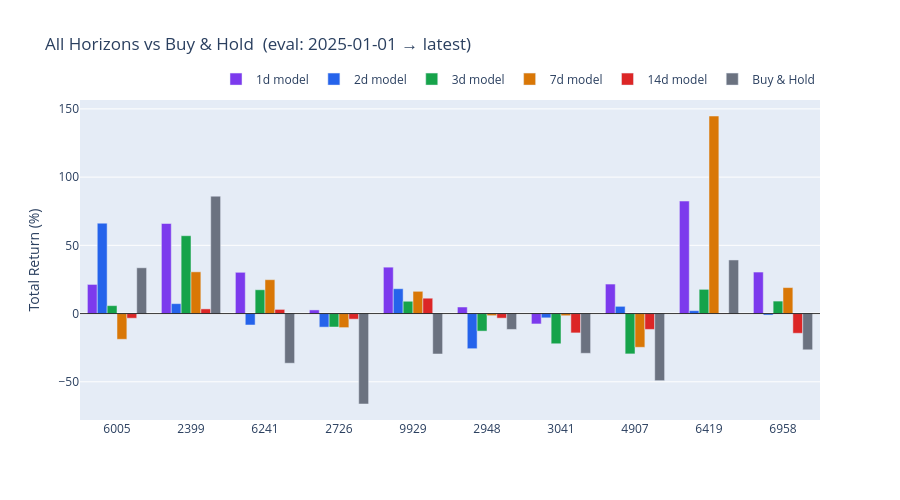

Notebook source saved alongside this figure:
### Code cell
BT2.plot_multi_horizon_summary(bt_results, active_horizons)

### Figure 1 — Plotly figure (JSON) as saved in the notebook; plotly's stock layout.template omitted (floating-point values rounded to 4 significant figures)
{"data": [{"marker": {"color": "#7c3aed"}, "name": "1d model", "type": "bar", "x": ["6005", "2399", "6241", "2726", "9929", "2948", "3041", "4907", "6419", "6958"], "y": [21.36, 66, 30.25, 2.69, 34.01, 4.82, -7.6, 21.64, 82.46, 30.43]}, {"marker": {"color": "#2563eb"}, "name": "2d model", "type": "bar", "x": ["6005", "2399", "6241", "2726", "9929", "2948", "3041", "4907", "6419", "6958"], "y": [66.25, 7.28, -8.38, -9.94, 18.22, -25.73, -3.13, 5.31, 2.13, -1.07]}, {"marker": {"color": "#16a34a"}, "name": "3d model", "type": "bar", "x": ["6005", "2399", "6241", "2726", "9929", "2948", "3041", "4907", "6419", "6958"], "y": [5.82, 57.06, 17.45, -9.85, 9.03, -12.85, -22.12, -29.55, 17.75, 9.16]}, {"marker": {"color": "#d97706"}, "name": "7d model", "type": "bar", "x": ["6005", "2399", "6241", "2726", "9929", "2948", "3041", "4907", "6419", "6958"], "y": [-18.85, 30.59, 24.83, -10.28, 16.32, -1.52, -1.57, -24.71, 144.8, 19.05]}, {"marker": {"color": "#dc2626"}, "name": "14d model", "type": "bar", "x": ["6005", "2399", "6241", "2726", "9929", "2948", "3041", "4907", "6419", "6958"], "y": [-3.4, 3.44, 3.06, -4.1, 11.27, -3.35, -14.17, -11.61, 0.15, -14.42]}, {"marker": {"color": "#6b7280"}, "name": "Buy & Hold", "type": "bar", "x": ["6005", "2399", "6241", "2726", "9929", "2948", "3041", "4907", "6419", "6958"], "y": [33.56, 86.03, -36.38, -66.26, -29.62, -11.63, -29.11, -49.18, 39.29, -26.55]}], "layout": {"barmode": "group", "height": 500, "legend": {"orientation": "h", "x": 1, "xanchor": "right", "y": 1.02, "yanchor": "bottom"}, "shapes": [{"line": {"color": "black", "width": 0.8}, "type": "line", "x0": 0, "x1": 1, "xref": "x domain", "y0": 0, "y1": 0, "yref": "y"}], "title": {"text": "All Horizons vs Buy & Hold  (eval: 2025-01-01 → latest)"}, "yaxis": {"title": {"text": "Total Return (%)"}}}}
